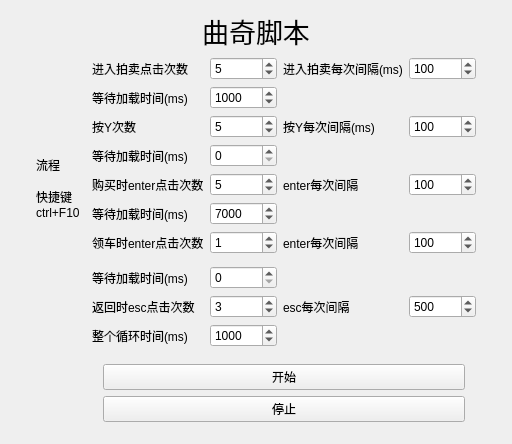
<?xml version="1.0" encoding="UTF-8"?>
<ui version="4.0">
 <class>catchCarEasilyClass</class>
 <widget class="QWidget" name="catchCarEasilyClass">
  <property name="geometry">
   <rect>
    <x>0</x>
    <y>0</y>
    <width>512</width>
    <height>413</height>
   </rect>
  </property>
  <property name="windowTitle">
   <string>catchCarEasily</string>
  </property>
  <layout class="QGridLayout" name="gridLayout_2">
   <item row="2" column="1" rowspan="10">
    <widget class="QLabel" name="label_8">
     <property name="text">
      <string>流程

快捷键
ctrl+F10</string>
     </property>
    </widget>
   </item>
   <item row="3" column="4">
    <widget class="QSpinBox" name="spinBox_3">
     <property name="minimum">
      <number>0</number>
     </property>
     <property name="maximum">
      <number>100000000</number>
     </property>
     <property name="value">
      <number>1000</number>
     </property>
    </widget>
   </item>
   <item row="6" column="4">
    <widget class="QSpinBox" name="spinBox_8">
     <property name="minimum">
      <number>0</number>
     </property>
     <property name="maximum">
      <number>100000000</number>
     </property>
     <property name="value">
      <number>5</number>
     </property>
    </widget>
   </item>
   <item row="11" column="4">
    <widget class="QSpinBox" name="spinBox_10">
     <property name="minimum">
      <number>0</number>
     </property>
     <property name="maximum">
      <number>100000000</number>
     </property>
     <property name="value">
      <number>3</number>
     </property>
    </widget>
   </item>
   <item row="8" column="3">
    <widget class="QLabel" name="label_15">
     <property name="text">
      <string>领车时enter点击次数</string>
     </property>
    </widget>
   </item>
   <item row="1" column="1" colspan="6">
    <widget class="QLabel" name="label_9">
     <property name="font">
      <font>
       <pointsize>20</pointsize>
      </font>
     </property>
     <property name="text">
      <string>曲奇脚本</string>
     </property>
     <property name="alignment">
      <set>Qt::AlignCenter</set>
     </property>
    </widget>
   </item>
   <item row="2" column="4">
    <widget class="QSpinBox" name="spinBox">
     <property name="minimum">
      <number>0</number>
     </property>
     <property name="maximum">
      <number>100000000</number>
     </property>
     <property name="value">
      <number>5</number>
     </property>
    </widget>
   </item>
   <item row="2" column="7">
    <spacer name="horizontalSpacer_2">
     <property name="orientation">
      <enum>Qt::Horizontal</enum>
     </property>
     <property name="sizeHint" stdset="0">
      <size>
       <width>40</width>
       <height>20</height>
      </size>
     </property>
    </spacer>
   </item>
   <item row="3" column="3">
    <widget class="QLabel" name="label_3">
     <property name="text">
      <string>等待加载时间(ms)</string>
     </property>
    </widget>
   </item>
   <item row="4" column="3">
    <widget class="QLabel" name="label_4">
     <property name="text">
      <string>按Y次数</string>
     </property>
    </widget>
   </item>
   <item row="4" column="6">
    <widget class="QSpinBox" name="spinBox_5">
     <property name="minimum">
      <number>0</number>
     </property>
     <property name="maximum">
      <number>100000000</number>
     </property>
     <property name="value">
      <number>100</number>
     </property>
    </widget>
   </item>
   <item row="6" column="6">
    <widget class="QSpinBox" name="spinBox_9">
     <property name="minimum">
      <number>0</number>
     </property>
     <property name="maximum">
      <number>100000000</number>
     </property>
     <property name="value">
      <number>100</number>
     </property>
    </widget>
   </item>
   <item row="4" column="5">
    <widget class="QLabel" name="label_5">
     <property name="text">
      <string>按Y每次间隔(ms)</string>
     </property>
    </widget>
   </item>
   <item row="6" column="5">
    <widget class="QLabel" name="label_12">
     <property name="text">
      <string>enter每次间隔</string>
     </property>
    </widget>
   </item>
   <item row="10" column="4">
    <widget class="QSpinBox" name="spinBox_7">
     <property name="minimum">
      <number>0</number>
     </property>
     <property name="maximum">
      <number>100000000</number>
     </property>
     <property name="value">
      <number>0</number>
     </property>
    </widget>
   </item>
   <item row="2" column="0">
    <spacer name="horizontalSpacer">
     <property name="orientation">
      <enum>Qt::Horizontal</enum>
     </property>
     <property name="sizeHint" stdset="0">
      <size>
       <width>40</width>
       <height>20</height>
      </size>
     </property>
    </spacer>
   </item>
   <item row="2" column="3">
    <widget class="QLabel" name="label">
     <property name="text">
      <string>进入拍卖点击次数</string>
     </property>
    </widget>
   </item>
   <item row="10" column="3">
    <widget class="QLabel" name="label_10">
     <property name="text">
      <string>等待加载时间(ms)</string>
     </property>
    </widget>
   </item>
   <item row="2" column="6">
    <widget class="QSpinBox" name="spinBox_2">
     <property name="minimum">
      <number>0</number>
     </property>
     <property name="maximum">
      <number>100000000</number>
     </property>
     <property name="value">
      <number>100</number>
     </property>
    </widget>
   </item>
   <item row="8" column="5">
    <widget class="QLabel" name="label_16">
     <property name="text">
      <string>enter每次间隔</string>
     </property>
    </widget>
   </item>
   <item row="2" column="5">
    <widget class="QLabel" name="label_2">
     <property name="text">
      <string>进入拍卖每次间隔(ms)</string>
     </property>
    </widget>
   </item>
   <item row="14" column="4">
    <spacer name="verticalSpacer">
     <property name="orientation">
      <enum>Qt::Vertical</enum>
     </property>
     <property name="sizeHint" stdset="0">
      <size>
       <width>20</width>
       <height>40</height>
      </size>
     </property>
    </spacer>
   </item>
   <item row="8" column="4">
    <widget class="QSpinBox" name="spinBox_13">
     <property name="minimum">
      <number>0</number>
     </property>
     <property name="maximum">
      <number>100000000</number>
     </property>
     <property name="value">
      <number>1</number>
     </property>
    </widget>
   </item>
   <item row="0" column="4">
    <spacer name="verticalSpacer_2">
     <property name="orientation">
      <enum>Qt::Vertical</enum>
     </property>
     <property name="sizeHint" stdset="0">
      <size>
       <width>20</width>
       <height>40</height>
      </size>
     </property>
    </spacer>
   </item>
   <item row="8" column="6">
    <widget class="QSpinBox" name="spinBox_14">
     <property name="minimum">
      <number>0</number>
     </property>
     <property name="maximum">
      <number>100000000</number>
     </property>
     <property name="value">
      <number>100</number>
     </property>
    </widget>
   </item>
   <item row="4" column="4">
    <widget class="QSpinBox" name="spinBox_4">
     <property name="minimum">
      <number>0</number>
     </property>
     <property name="maximum">
      <number>100000000</number>
     </property>
     <property name="value">
      <number>5</number>
     </property>
    </widget>
   </item>
   <item row="5" column="3">
    <widget class="QLabel" name="label_6">
     <property name="text">
      <string>等待加载时间(ms)</string>
     </property>
    </widget>
   </item>
   <item row="15" column="3" colspan="4">
    <widget class="QWidget" name="widget" native="true">
     <layout class="QVBoxLayout" name="verticalLayout">
      <item>
       <widget class="QPushButton" name="pushButton">
        <property name="text">
         <string>开始</string>
        </property>
       </widget>
      </item>
      <item>
       <widget class="QPushButton" name="pushButton_2">
        <property name="text">
         <string>停止</string>
        </property>
       </widget>
      </item>
     </layout>
    </widget>
   </item>
   <item row="7" column="3">
    <widget class="QLabel" name="label_14">
     <property name="text">
      <string>等待加载时间(ms)</string>
     </property>
    </widget>
   </item>
   <item row="5" column="4">
    <widget class="QSpinBox" name="spinBox_6">
     <property name="minimum">
      <number>0</number>
     </property>
     <property name="maximum">
      <number>100000000</number>
     </property>
     <property name="value">
      <number>0</number>
     </property>
    </widget>
   </item>
   <item row="11" column="6">
    <widget class="QSpinBox" name="spinBox_11">
     <property name="minimum">
      <number>0</number>
     </property>
     <property name="maximum">
      <number>100000000</number>
     </property>
     <property name="value">
      <number>500</number>
     </property>
    </widget>
   </item>
   <item row="11" column="5">
    <widget class="QLabel" name="label_13">
     <property name="text">
      <string>esc每次间隔</string>
     </property>
    </widget>
   </item>
   <item row="11" column="3">
    <widget class="QLabel" name="label_11">
     <property name="text">
      <string>返回时esc点击次数</string>
     </property>
    </widget>
   </item>
   <item row="7" column="4">
    <widget class="QSpinBox" name="spinBox_12">
     <property name="minimum">
      <number>0</number>
     </property>
     <property name="maximum">
      <number>100000000</number>
     </property>
     <property name="value">
      <number>7000</number>
     </property>
    </widget>
   </item>
   <item row="6" column="3">
    <widget class="QLabel" name="label_7">
     <property name="text">
      <string>购买时enter点击次数</string>
     </property>
    </widget>
   </item>
   <item row="12" column="3">
    <widget class="QLabel" name="label_17">
     <property name="text">
      <string>整个循环时间(ms)</string>
     </property>
    </widget>
   </item>
   <item row="12" column="4">
    <widget class="QSpinBox" name="spinBox_15">
     <property name="minimum">
      <number>0</number>
     </property>
     <property name="maximum">
      <number>100000000</number>
     </property>
     <property name="value">
      <number>1000</number>
     </property>
    </widget>
   </item>
  </layout>
 </widget>
 <layoutdefault spacing="6" margin="11"/>
 <resources>
  <include location="catchCarEasily.qrc"/>
 </resources>
 <connections/>
</ui>
